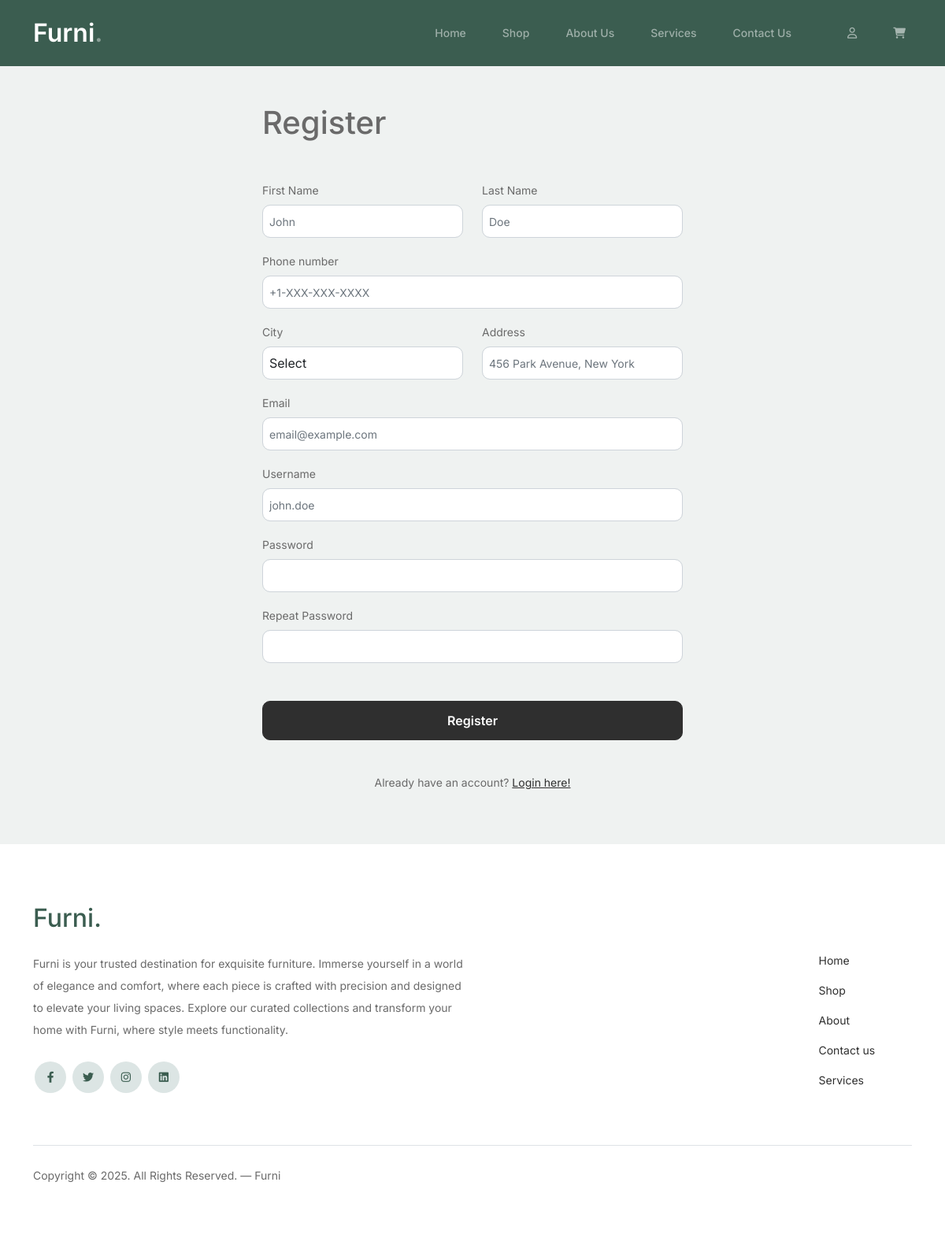
/register.php, run on the app's committed database.
### tables this page shows
CREATE TABLE `role_nav` (
  `id_rn` int(100) NOT NULL,
  `id_nav` int(100) NOT NULL,
  `id_role` int(100) NOT NULL
);

CREATE TABLE `nav` (
  `id_nav` int(100) NOT NULL,
  `name_nav` varchar(255) NOT NULL,
  `path_nav` varchar(255) NOT NULL
);

### models/functions.php (called while the page is built, shortened)
<?php
function getNavWithRoles($roleName)
{
    global $conn;
    $query = "SELECT * FROM role_nav rn JOIN user_role ur ON rn.id_role = ur.id_role JOIN nav n ON rn.id_nav = n.id_nav WHERE ur.name_role = ?";
    $ps = $conn->prepare($query);
    $ps->bindValue(1, $roleName, PDO::PARAM_STR);
    $ps->execute();
    $res = $ps->fetchAll();
    return $res;
}

### register.php (the view, shortened to what this page needs)
<?php
include "template/head.php";
include "template/nav.php";
?>
<div class="container" id="register-div">
    <div class="mb-5">
        <h1>Register</h1>
    </div>
    <form class="row" id="register-form">
        <div class="form-group col-sm-6 col-12 mb-sm-0 mb-3">
            <label class="mb-1" for="inputFName">First Name</label>
            <input class="form-control p-2" type="text" name="inputFName" id="inputFName" placeholder="John" />
        </div>
        <div class="form-group col-sm-6 col-12 mb-3">
            <label class="mb-1" for="inputLName">Last Name</label>
            <input class="form-control p-2" type="text" name="inputLName" id="inputLName" placeholder="Doe" />
        </div>
        <div class="form-group col-12 mb-3">
            <label class="mb-1" for="inputPhone">Phone number</label>
            <input class="form-control p-2" type="text" name="inputPhone" id="inputPhone" placeholder="+1-XXX-XXX-XXXX" />
        </div>
        <div class="form-group col-sm-6 col-12 mb-sm-0 mb-3">
            <label class="mb-1" for="selectCity">City</label>
            <select class="form-control p-2" name="selectCity" id="selectCity">
                <option value="0">Select</option>
            </select>
        </div>
        <div class="form-group col-sm-6 col-12 mb-3">
            <label class="mb-1" for="inputAddress">Address</label>
            <input class="form-control p-2" type="text" name="inputAddress" id="inputAddress" placeholder="456 Park Avenue, New York" />
        </div>
        <div class="form-group col-12 mb-3">
            <label class="mb-1" for="inputEmail">Email</label>
            <input class="form-control p-2" type="text" name="inputEmail" id="inputEmail" placeholder="email@example.com" />
        </div>
        <div class="form-group col-12 mb-3">
            <label class="mb-1" for="inputUsername">Username</label>
            <input class="form-control p-2" type="text" name="inputUsername" id="inputUsername" placeholder="john.doe" />
        </div>
        <div class="form-group col-12 mb-3">
            <label class="mb-1" for="inputPassword">Password</label>
            <input class="form-control p-2" type="password" name="inputPassword" id="inputPassword" />
        </div>
        <div class="form-group col-12 mb-5">
            <label class="mb-1" for="inputRPassword">Repeat Password</label>
            <input class="form-control p-2" type="password" name="inputRPassword" id="inputRPassword" />
        </div>
        <div class="form-group col-12 mb-4">
            <input class="btn form-control" type="button" value="Register" name="registerButton" id="registerButton" />
        </div>
    </form>
    <p class=" text-center">Already have an account? <a href="login.php">Login here!</a></p>
</div>
<?php
include "template/footer.php";
?>

### template/nav.php (shortened to what this page needs)
<?php
$user = isset($_SESSION['user']) ? $_SESSION['user'] : null;
if ($user != null) {
	$roleName = $user->name_role;
	$navArr = getNavWithRoles($roleName);
	$profileURL = "profile.php";
} else {
	$roleName = "guest";
	$navArr = getNavWithRoles("user");
	$profileURL = "login.php";
}
$path = $_SERVER['REQUEST_URI'];
if (!str_contains($path, "login.php")) {
?>
	<nav class="custom-navbar navbar navbar navbar-expand-md navbar-dark bg-dark" arial-label="Furni navigation bar">
		<div class="container">
			<a class="navbar-brand" href="index.php">Furni<span>.</span></a>
			<div class="collapse navbar-collapse" id="navbarsFurni">
				<ul id="navbarsFurniUl" class="custom-navbar-nav navbar-nav ms-auto mb-2 mb-md-0">
					<?php foreach ($navArr as $nav) : ?>
						<li><a class="nav-link" href="<?= $nav->path_nav ?>"><?= $nav->name_nav ?></a></li>
					<?php endforeach; ?>
				</ul>
				<ul class="custom-navbar-cta navbar-nav mb-2 mb-md-0 ms-5">
					<li>
						<?php if ($roleName == "user") : ?>
							<a class="nav-link" href="<?php echo $profileURL; ?>">
								<i class="fa-regular fa-user"></i>
								<span class="ms-1"><?php echo $_SESSION['user']->fn_user; ?></span>
							</a>
						<?php elseif ($roleName == "admin") : ?>
							<a class="nav-link d-none" href="login.php">
								<i class="fa-regular fa-user"></i>
							</a>
						<?php else : ?>
							<a class="nav-link" href="login.php">
								<i class="fa-regular fa-user"></i>
							</a>
						<?php endif; ?>
					</li>
					<li>
						<a class="nav-link" href="cart.php">
							<i class="fa-solid fa-cart-shopping"></i>
						</a>
					</li>
				</ul>
			</div>
		</div>
	</nav>
<?php
}
?>

### assets/css/style.css (style rules this page uses)
a { text-decoration: none; -webkit-transition: .3s all ease; -o-transition: .3s all ease; transition: .3s all ease; color: #2f2f2f; text-decoration: underline; }
.custom-navbar { background: #3b5d50 !important; padding-top: 20px; padding-bottom: 20px; }
.custom-navbar .navbar-brand { font-size: 32px; font-weight: 600; }
.custom-navbar .navbar-brand>span { opacity: .4; }
@media (min-width: 992px) { .custom-navbar .custom-navbar-nav li { margin-left: 15px; margin-right: 15px; } }
.custom-navbar .custom-navbar-nav li a { font-weight: 500; color: #ffffff !important; opacity: .5; -webkit-transition: .3s all ease; -o-transition: .3s all ease; transition: .3s all ease; position: relative; }
@media (min-width: 768px) { .custom-navbar .custom-navbar-nav li a:before { content: ""; position: absolute; bottom: 0; left: 8px; right: 8px; background: #f9bf29; height: 5px; opacity: 1; visibility: visible; width: 0; -webkit-transition: .15s all ease-out; -o-transition: .15s all ease-out; transition: .15s all ease-out; } }
.custom-navbar .custom-navbar-cta { margin-left: 0 !important; -webkit-box-orient: horizontal; -webkit-box-direction: normal; -ms-flex-direction: row; flex-direction: row; }
@media (min-width: 768px) { .custom-navbar .custom-navbar-cta { margin-left: 40px !important; } }
.custom-navbar .custom-navbar-cta li { margin-left: 0px; margin-right: 0px; }
.custom-navbar .custom-navbar-cta li { margin-right: 15px; }
.custom-navbar .custom-navbar-cta li:last-child { margin-right: 0px; }
.btn { font-weight: 600; padding: 12px 30px; border-radius: 30px; color: #ffffff; background: #2f2f2f; border-color: #2f2f2f; }
.form-control { height: 50px; border-radius: 10px; font-family: "Inter", sans-serif; }
#register-div, #login-div, #adminPanel-div, #profilePanel-div { padding: 3rem 0.5rem !important; }
#register-div, #adminInsertProduct-div { width: 550px; }
.form-control { height: auto; }
input[type=text].form-control { padding: 5px 15px; }

### data on the page
role_nav: id_nav.name_nav "Home"
role_nav: id_nav.name_nav "Shop"
role_nav: id_nav.name_nav "About Us"
role_nav: id_nav.name_nav "Services"
role_nav: id_nav.name_nav "Contact Us"
